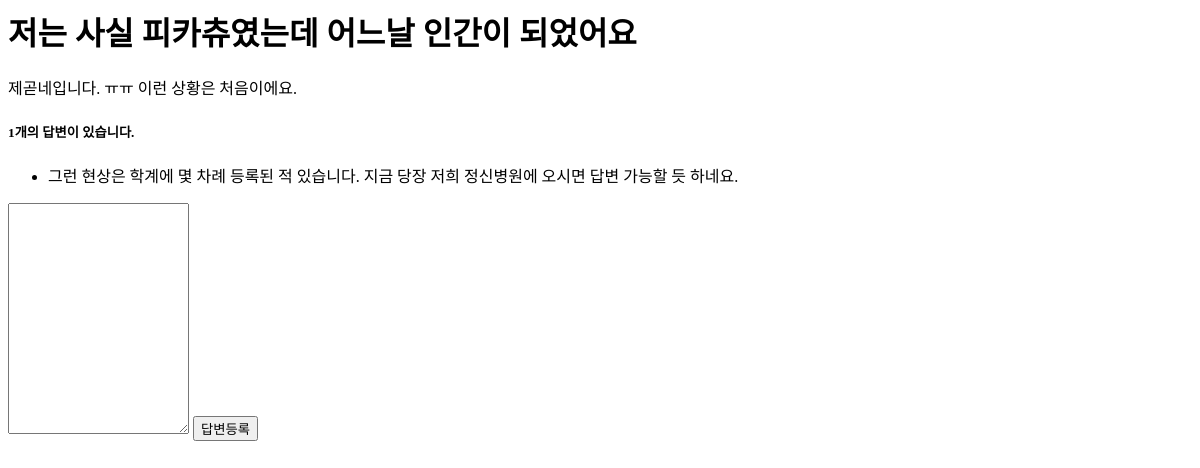
The app's page /question/detail/3, older data.
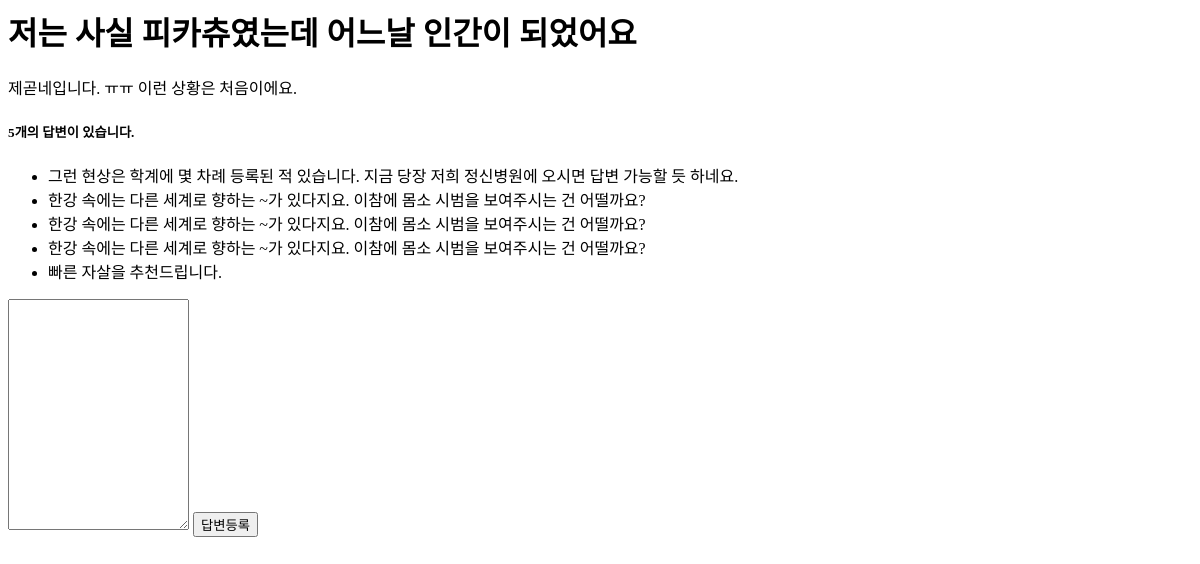
The same page, newer data.
### app/models.py (models this page shows)
class Question(db.Model):
  id = db.Column(db.Integer, primary_key=True)
  subject = db.Column(db.String(200), nullable=False)
  content = db.Column(db.Text(), nullable=False)
  create_date = db.Column(db.DateTime(), nullable=False)

class Answer(db.Model):
  id = db.Column(db.Integer, primary_key=True)
  question_id = db.Column(db.Integer, db.ForeignKey('question.id', ondelete='CASCADE'))
  question = db.relationship('Question', backref=db.backref('answer_set', cascade='all, delete-orphan'))
  content = db.Column(db.Text(), nullable=False)
  create_date = db.Column(db.DateTime(), nullable=False)

### app/views/question_views.py (the view)
@bp.route('/detail/<int:question_id>')
def detail(question_id):
  question = Question.query.get_or_404(question_id)
  return render_template('question/question_detail.html', question=question)

### app/templates/question/question_detail.html
<h1>{{ question.subject }}</h1>
<div>
  {{ question.content }}
</div>
<h5>{{ question.answer_set|length }}개의 답변이 있습니다.</h5>
<div>
  <ul>
    {% for answer in question.answer_set %}
    <li>{{ answer.content }}</li>
    {% endfor %}
  </ul>
</div>
<form action="{{ url_for('answer.create', question_id=question.id) }}" method="post">
  <textarea name="content" id="content" rows="15"></textarea>
  <input type="submit" value="답변등록">
</form>

Row changes from the older to the newer data that the page shows:
added Answer: content "한강 속에는 다른 세계로 향하는 ~가 있다지요. 이참에 몸소 시범을 보여주시는 건 어떨까요?"
added Answer: content "한강 속에는 다른 세계로 향하는 ~가 있다지요. 이참에 몸소 시범을 보여주시는 건 어떨까요?"
added Answer: content "한강 속에는 다른 세계로 향하는 ~가 있다지요. 이참에 몸소 시범을 보여주시는 건 어떨까요?"
added Answer: content "빠른 자살을 추천드립니다."
Text that changed along with them:
{{ question.answer_set|length }}: "1" → "5"
